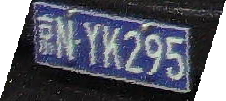
#> input picture bmp/8m.bmp, 226 x 101 px
$ python bm1.py   (Python 2 division)
#> lines starting #> are read from the running program, lines starting #| are printed output that depends on the picture
from PIL import Image


img = Image.open('8m.bmp')
#> img is the input picture: PIL image 226x101 RGB; mean R, G, B 92, 94.3, 107.1
img2 = img.load()
width = img.size[0]
#> width = 226
height = img.size[1]
#> height = 101
rgb_bytes = bytearray(width*height*3)
red_index = 0
green_index = 1
blue_index = 2
for y in range(height):
    for x in range(width):
        r,g,b = img2[x,y]
        M = max(r,g,b)
        m = min(r,g,b)
        C = M-m
        if 0 == C:
            h1 = 0

        elif M == r:
            h1 = 1.0*(g-b)/C
            while h1 > 6:
                h1 -= 6
        elif M == g:
            h1 = 1.0*(b-r)/C +2
        elif M == b:
            h1 = 1.0*(r-g)/C +4
        H = h1*60
        Y = 0.299*r + 0.586*g + 0.114*b
        y2 = (Y*Y*Y/(180*180*180))**0.5
        r1 = r*y2
        g1 = g*y2
        b1 = b*y2
        """
        if Y < 40:
            R = 0
            G = 0
            B = 0
        elif Y > 140:
            R = 255
            G = 255
            B = 255
        else:
            if H > 210 and H < 270:
                R = r
                G = g
                B = b
            else:
                R = r
                G = g
                B = b
        """

        R = int(min(r1,255))
        G = int(min(g1,255))
        B = int(min(b1,255))
        """
        if H > 235 and H < 245:
            R = 0
            G = 0
            B = 255
        """
        rgb_bytes[red_index] = R
        rgb_bytes[green_index] = G
        rgb_bytes[blue_index] = B
        red_index += 3
        green_index += 3
        blue_index += 3
#> after the loop, blue_index = 68480; green_index = 68479; red_index = 68478

img = Image.frombytes("RGB", (width,height), bytes(rgb_bytes))
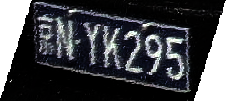
#> img: PIL image 226x101 RGB; mean R, G, B 65.7, 66.9, 70.9
img.save("8m_1.jpg", "JPEG")
img.save("8m_1.bmp", "BMP")

print '1'
